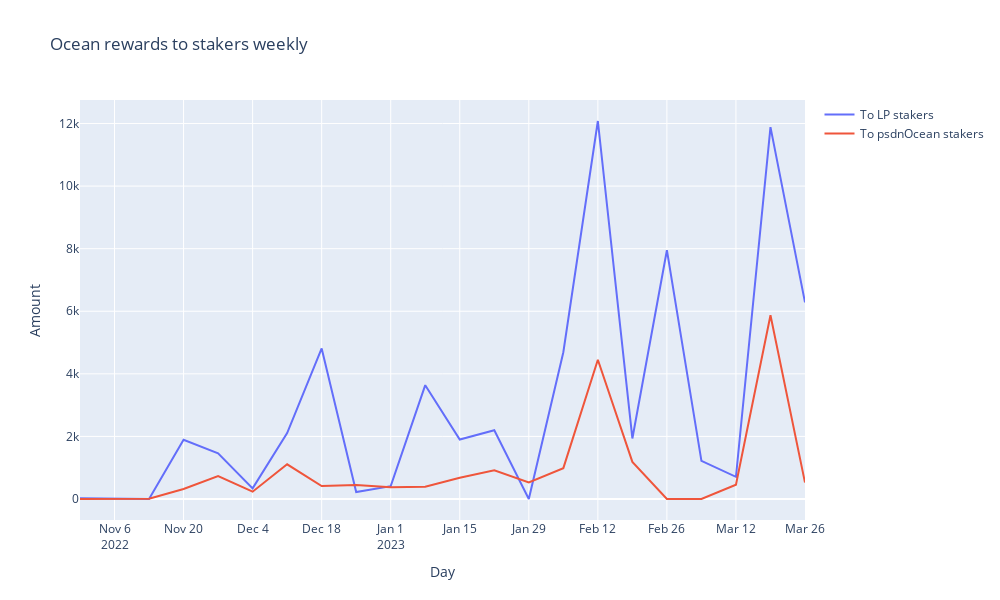

Notebook code for this chart:
### Code cell
# Create traces
fig = go.Figure()

df = lp_staking.loc[(lp_staking['TokenSymbol'] == 'OCEAN') & (lp_staking['From'] ==lp_staking_address.lower())].groupby(pd.Grouper(key='DateTime', freq='W'))['TokenValue'].sum().reset_index()

fig.add_trace(go.Scatter(x=df['DateTime'], y=df['TokenValue'],
                    mode='lines',
                    name='To LP stakers'))

df = psdn_ocean_staking.loc[(psdn_ocean_staking['TokenSymbol'] == 'OCEAN') & (psdn_ocean_staking['From'] ==psdn_ocean_staking_contract_address.lower())].groupby(pd.Grouper(key='DateTime', freq='W'))['TokenValue'].sum().reset_index()

fig.add_trace(go.Scatter(x=df['DateTime'], y=df['TokenValue'],
                    mode='lines',
                    name='To psdnOcean stakers'))

# Edit the layout
fig.update_layout(title='Ocean rewards to stakers weekly',
                   xaxis_title='Day',
                   yaxis_title='Amount', 
                   autosize=True,
                    width=1000,
                    height=600,
    )
fig.show()

### Figure 1 — Plotly figure (JSON) as saved in the notebook; plotly's stock layout.template omitted (floating-point values rounded to 4 significant figures)
{"data": [{"mode": "lines", "name": "To LP stakers", "type": "scatter", "x": ["2022-10-30T00:00:00", "2022-11-06T00:00:00", "2022-11-13T00:00:00", "2022-11-20T00:00:00", "2022-11-27T00:00:00", "2022-12-04T00:00:00", "2022-12-11T00:00:00", "2022-12-18T00:00:00", "2022-12-25T00:00:00", "2023-01-01T00:00:00", "2023-01-08T00:00:00", "2023-01-15T00:00:00", "2023-01-22T00:00:00", "2023-01-29T00:00:00", "2023-02-05T00:00:00", "2023-02-12T00:00:00", "2023-02-19T00:00:00", "2023-02-26T00:00:00", "2023-03-05T00:00:00", "2023-03-12T00:00:00", "2023-03-19T00:00:00", "2023-03-26T00:00:00"], "y": [21.6, 0, 0, 1891.0, 1460.0, 340.9, 2107.0, 4810.0, 222.5, 409.4, 3638.0, 1900.0, 2197.0, 0, 4691.0, 12080.0, 1935.0, 7951.0, 1221.0, 708.3, 11880.0, 6284.0]}, {"mode": "lines", "name": "To psdnOcean stakers", "type": "scatter", "x": ["2022-10-30T00:00:00", "2022-11-06T00:00:00", "2022-11-13T00:00:00", "2022-11-20T00:00:00", "2022-11-27T00:00:00", "2022-12-04T00:00:00", "2022-12-11T00:00:00", "2022-12-18T00:00:00", "2022-12-25T00:00:00", "2023-01-01T00:00:00", "2023-01-08T00:00:00", "2023-01-15T00:00:00", "2023-01-22T00:00:00", "2023-01-29T00:00:00", "2023-02-05T00:00:00", "2023-02-12T00:00:00", "2023-02-19T00:00:00", "2023-02-26T00:00:00", "2023-03-05T00:00:00", "2023-03-12T00:00:00", "2023-03-19T00:00:00", "2023-03-26T00:00:00"], "y": [1.12, 7.813, 5.966, 318.2, 731.4, 234.4, 1109.0, 412.2, 450.4, 372.3, 391.5, 681.1, 917.2, 527.0, 985.7, 4450.0, 1184.0, 0, 0, 454.2, 5873.0, 524.1]}], "layout": {"autosize": true, "height": 600, "title": {"text": "Ocean rewards to stakers weekly"}, "width": 1000, "xaxis": {"title": {"text": "Day"}}, "yaxis": {"title": {"text": "Amount"}}}}
